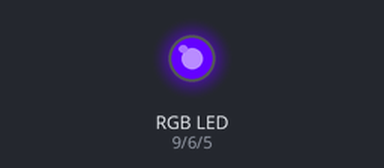
Bench run of a sketch on a simulated Arduino Uno, built with avr-gcc and run on an emulated ATmega328P. Shown: an RGB LED mixed from three pins (HIGH = lit). Dim RGB values are drawn brighter than linear.

Above: at 0.05 s.
At 1.5 s:
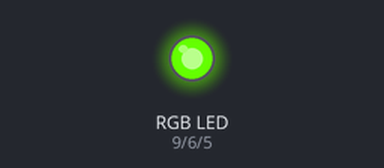
At 2.95 s:
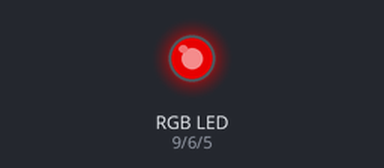
Timing chart, 0 to 6.9 s (numbered marks = the images above):
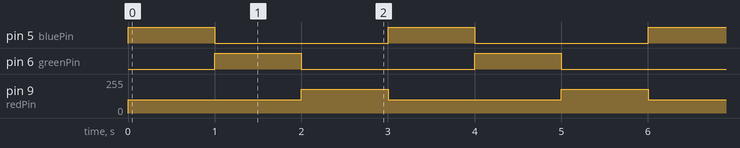

Measured:
- by itself, pin 5 (bluePin), pin 6 (greenPin): alternates HIGH for 1.0 s and LOW for 2.0 s
- by itself, pin 9 (redPin): alternates 180/255 for 1.0 s and 100/255 for 2.0 s

The sketch:

wk8-2.ino
```cpp
int greenPin = 6;
int redPin = 9;
int bluePin = 5;
int counter = 0;

void setup() {
  pinMode(greenPin,OUTPUT);
  pinMode(redPin,OUTPUT);
  pinMode(bluePin,OUTPUT);
}

void loop() {
  counter++;
  if(counter == 1){//紅綠同時點亮，產生黃色
    analogWrite(greenPin,0);
    analogWrite(redPin,100);
    analogWrite(bluePin,255);
  }
  else if(counter == 2){//藍紅同時點亮，產生紫色
    analogWrite(greenPin,255);
    analogWrite(redPin,100);
    analogWrite(bluePin,0);
  }
  else if(counter == 3){//藍綠同時點亮，產生青色
    analogWrite(greenPin,0);
    analogWrite(redPin,180);
    analogWrite(bluePin,0);
    counter = 0;
  }
  delay(1000);
}
```
